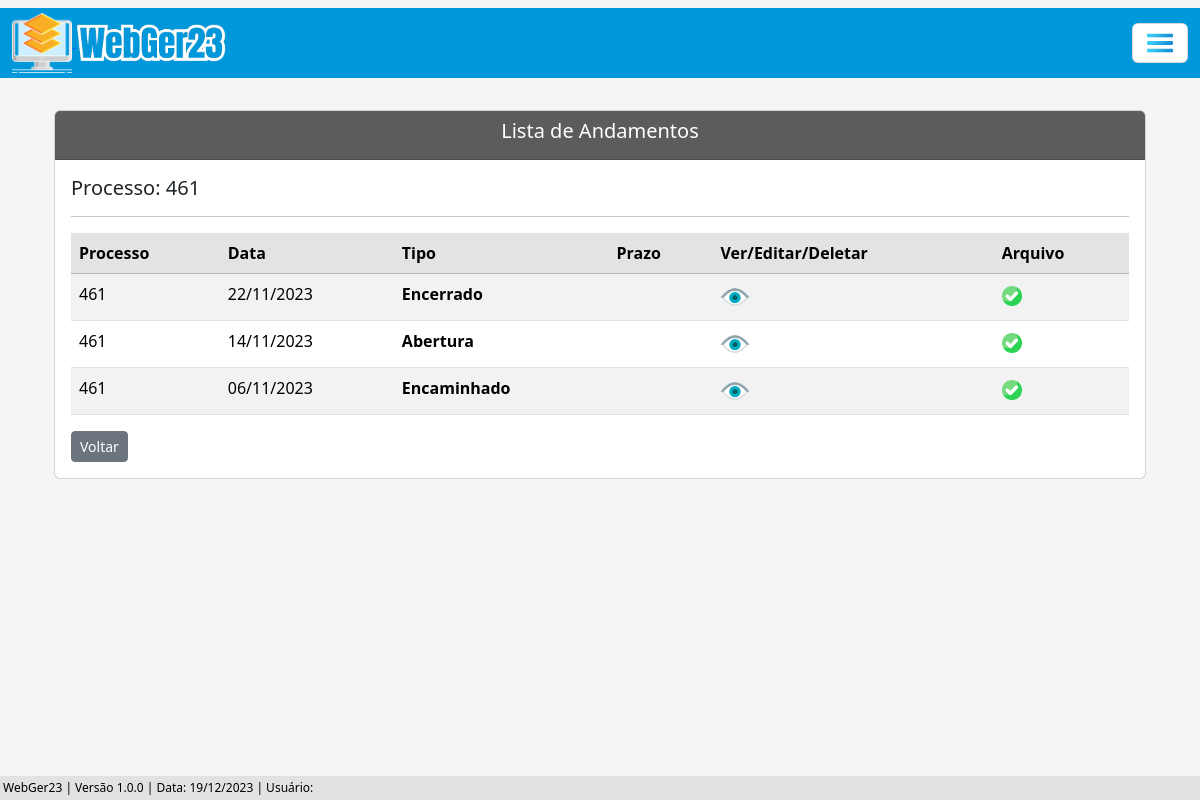
The app's page /listar/andamento-adm-editar/1 with its own data.
### processo/models.py (models this page shows, shortened)
class Base(models.Model): # Classe base, será herdada pelas outras classes - HERANÇA
    data_criacao = models.DateTimeField('data_criação', auto_now_add=True)
    usuario_criador = models.ForeignKey(get_user_model(), verbose_name='Usuário Criador', on_delete=models.SET_NULL, null=True)
    data_alteracao = models.DateTimeField('Alterado', auto_now=True)
    ativo = models.BooleanField('Ativo', default=True) # Ativo: 1 (True), Inativo: 0 (False)
    class Meta:  # Classe abstrata, não será instânciada.
        abstract = True

class ProcessoAdm(Base):
    tipo_pessoas = (
        ('Física', 'Física'), ('Jurídica', 'Jurídica'),
    )
    numero = models.CharField(unique=True, verbose_name='N°', max_length=10) # Número do processo
    municipio = models.CharField(max_length=50, verbose_name='Município') # Município
    uf = models.CharField(max_length=2) # UF
    data_inicial = models.DateField(blank=True, null=True) # Data Inicial do Período do processo
    data_final = models.DateField(blank=True, null=True) # Data final do Período do processo
    data_div_ativa = models.DateField(blank=True, null=True) # Data dívida ativa
    valor_atributo = models.CharField(max_length=14, blank=True, null=True)  # Valor do atributo
    valor_multa = models.CharField(max_length=14, blank=True, null=True) # Valor da multa
    valor_credito = models.CharField(max_length=14, blank=True, null=True) # Valor do crédito
    valor_atualizado = models.CharField(max_length=14, blank=True, null=True) # Valor do atualizado
    data_valor_atualizado = models.DateField(blank=True, null=True) # Data valor atualizado
    nome_contribuinte = models.CharField(max_length=50)  # Nome / Razão Social
    tipo_pessoa = models.CharField(max_length=50, choices=tipo_pessoas) # Física / Jurídica # Utiliza choices(escolhas) para selecionar o tipo de pessoas
    documento = models.CharField(max_length=20, verbose_name='CPF/CNPJ', unique=True) # CPF / CNPJ
    nome_fantasia = models.CharField(max_length=50, blank=True, null=True) # Nome Fantasia
    email = models.EmailField(max_length=50, blank=True, null=True) # E-mail
    endereco = models.CharField(max_length=150) # Rua
    complemento = models.CharField(max_length=50, blank=True, null=True) # Complemento
    municipio_contribuinte = models.CharField(max_length=50, blank=True, null=True) # Município Contribuinte
    uf_contribuinte = models.CharField(max_length=2, verbose_name='UF', blank=True, null=True) # UF Contribuinte
    cep = models.CharField(max_length=10, blank=True, null=True) # CEP
    telefone = models.CharField(max_length=20, blank=True, null=True) # Telefone
    celular = models.CharField(max_length=20, blank=True, null=True) # Celular
    def __str__(self):
        return f'{self.numero}'

class AndamentoAdm(Base):
    situacao = (
        ('Sem Pagamento', 'Sem Pagamento'), ('Com Pagamento', 'Com Pagamento'),
    )
    processo = models.ForeignKey(ProcessoAdm, on_delete=models.CASCADE) # Relacionamento 'One to Many' (um para muitos)
    data_andamento = models.DateField(verbose_name='Data do Andamento')
    tipo_andamento = models.ForeignKey(TipoAndamentoAdm, on_delete=models.SET_NULL, null=True)
    situacao_pagamento = models.CharField(max_length=100, choices=situacao, blank=True, null=True)
    valor_pago = models.CharField(max_length=14, blank=True, null=True)
    data_prazo = models.DateField(blank=True, null=True)
    funcionario = models.CharField(max_length=50, blank=True, null=True)
    data_recebimento = models.DateField(blank=True, null=True)
    complemento = models.CharField(max_length=150, blank=True, null=True)
    arquivo = models.FileField(upload_to='Arquivo/', verbose_name='Arquivo', blank=True)

class TipoAndamentoAdm(Base):
    tipo_andamento = models.CharField(max_length=100, verbose_name='Tipo de Andamento')
    def __str__(self):
        return self.tipo_andamento

### processo/views.py (the view)
# urls.py: path('listar/andamento-adm-editar/<int:pk>', AndamentoAdmListUpdate.as_view(), name='andamento-adm-list-update'),
class AndamentoAdmListUpdate(ListView):
    model = ProcessoAdm
    template_name = 'processos/lists/andamento_adm_list_update.html'
    def get_queryset(self):
        pk_processo = self.kwargs.get('pk') # Pega a pk(primary key) da URL, pk do processo
        processo = ProcessoAdm.objects.get(pk=pk_processo)  # Pega o processo que possui a pk recebida (pk é a primary key do processo)
        andamentos = processo.andamentoadm_set.filter(ativo=True)  # Pega todos os atributos do andamento, somente de andamentos ativos
        return andamentos
    def get_context_data(self, **kwargs):
        processo_pk = self.kwargs.get('pk') # Pega a PK do processo através da URL
        context = super().get_context_data(**kwargs)
        context['dados_processo'] = ProcessoAdm.objects.filter(pk=processo_pk) # Filtra os dados do processo através da pk
        return context

### processo/templates/processos/lists/andamento_adm_list_update.html (shortened to what this page needs)
{% extends 'index.html' %}
{% load static %}
{% block conteudo %}
    <div class="container p-4">
        <div class="card">
            <div class="card-header text-white" style="background-color: #5c5c5c;">
                    <h5 style="text-align: center;">Lista de Andamentos</h5>
            </div>
            <div class="card-body">
                {% for atributo in dados_processo %}
                    <h5>Processo: {{ atributo.numero }}</h5>
                {% endfor %}
                <hr>
                <div class="table-responsive">
                    <table class="table table-striped" id="tabela-listar-andamento">
                        <thead>
                            <tr class="table-secondary">
                                <th>Processo</th>
                                <th>Data</th>
                                <th>Tipo</th>
                                <th>Prazo</th>
                                    <th>Ver/Editar/Deletar</th>
                                <th>Arquivo</th>
                            </tr>
                        </thead>
                        <tbody>
                            {% for andamento in object_list %}
                            <tr>
                                <td>{{ andamento.processo }}</td>
                                <td>{{ andamento.data_andamento|date:"d/m/Y" }}</td>
                                <td><b>{{ andamento.tipo_andamento }}</b></td>
                                {% if andamento.data_prazo == Null %}
                                <td></td>
                                {% else %}
                                <td>{{ andamento.data_prazo|date:"d/m/Y" }}</td>
                                {% endif%}
                                    <td>
                                        <a href="{% url 'andamento-adm-view' andamento.pk %}"><img src="{% static 'img/olho3.png' %}" width="30"></a>
                                    </td>
                                    <td>
                                        {% if andamento.arquivo %}
                                            <a href="{{ andamento.arquivo.url }}" target="blank"><img src="{% static 'img/verificar.png' %}" width="20"></a>
                                        {% endif %}
                                    </td>
                            {% endfor %}
                            </tbody>
                        </table>
                        <a href="{% url 'proc-adm-list' %}" class="btn btn-secondary btn-sm">Voltar</a>
                    </div>
                </div>
            </div>
    </div>
{% endblock %}

### core/static/css/estilos.css (style rules this page uses)
body { background-color: whitesmoke; margin: 0; padding: 0; display: flex; flex-direction: column; min-height: 100vh; position: relative; }

### records on screen
ProcessoAdm: numero "461"
AndamentoAdm: processo "461", data_andamento "22/11/2023", tipo_andamento "Encerrado"
AndamentoAdm: processo "461", data_andamento "14/11/2023", tipo_andamento "Abertura"
AndamentoAdm: processo "461", data_andamento "06/11/2023", tipo_andamento "Encaminhado"
